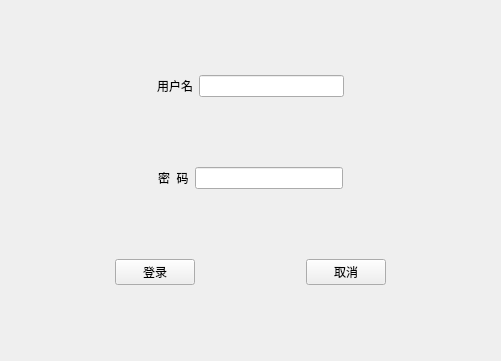
<?xml version="1.0" encoding="UTF-8"?>
<ui version="4.0">
 <class>Widget</class>
 <widget class="QWidget" name="Widget">
  <property name="geometry">
   <rect>
    <x>0</x>
    <y>0</y>
    <width>501</width>
    <height>361</height>
   </rect>
  </property>
  <property name="windowTitle">
   <string>Widget</string>
  </property>
  <layout class="QVBoxLayout" name="verticalLayout">
   <item>
    <layout class="QHBoxLayout" name="horizontalLayout">
     <item>
      <spacer name="horizontalSpacer">
       <property name="orientation">
        <enum>Qt::Horizontal</enum>
       </property>
       <property name="sizeHint" stdset="0">
        <size>
         <width>40</width>
         <height>20</height>
        </size>
       </property>
      </spacer>
     </item>
     <item>
      <widget class="QLabel" name="label_name">
       <property name="text">
        <string>用户名</string>
       </property>
      </widget>
     </item>
     <item>
      <widget class="QLineEdit" name="lineEdit_name"/>
     </item>
     <item>
      <spacer name="horizontalSpacer_2">
       <property name="orientation">
        <enum>Qt::Horizontal</enum>
       </property>
       <property name="sizeHint" stdset="0">
        <size>
         <width>40</width>
         <height>20</height>
        </size>
       </property>
      </spacer>
     </item>
    </layout>
   </item>
   <item>
    <layout class="QHBoxLayout" name="horizontalLayout_2">
     <item>
      <spacer name="horizontalSpacer_3">
       <property name="orientation">
        <enum>Qt::Horizontal</enum>
       </property>
       <property name="sizeHint" stdset="0">
        <size>
         <width>40</width>
         <height>20</height>
        </size>
       </property>
      </spacer>
     </item>
     <item>
      <widget class="QLabel" name="label_pwd">
       <property name="text">
        <string>密  码</string>
       </property>
      </widget>
     </item>
     <item>
      <widget class="QLineEdit" name="lineEdit_pwd">
       <property name="echoMode">
        <enum>QLineEdit::Password</enum>
       </property>
      </widget>
     </item>
     <item>
      <spacer name="horizontalSpacer_4">
       <property name="orientation">
        <enum>Qt::Horizontal</enum>
       </property>
       <property name="sizeHint" stdset="0">
        <size>
         <width>40</width>
         <height>20</height>
        </size>
       </property>
      </spacer>
     </item>
    </layout>
   </item>
   <item>
    <layout class="QHBoxLayout" name="horizontalLayout_3">
     <item>
      <spacer name="horizontalSpacer_6">
       <property name="orientation">
        <enum>Qt::Horizontal</enum>
       </property>
       <property name="sizeHint" stdset="0">
        <size>
         <width>20</width>
         <height>20</height>
        </size>
       </property>
      </spacer>
     </item>
     <item>
      <widget class="QPushButton" name="pushButton_login">
       <property name="text">
        <string>登录</string>
       </property>
      </widget>
     </item>
     <item>
      <spacer name="horizontalSpacer_5">
       <property name="orientation">
        <enum>Qt::Horizontal</enum>
       </property>
       <property name="sizeHint" stdset="0">
        <size>
         <width>100</width>
         <height>20</height>
        </size>
       </property>
      </spacer>
     </item>
     <item>
      <widget class="QPushButton" name="pushButton_cancel">
       <property name="text">
        <string>取消</string>
       </property>
      </widget>
     </item>
     <item>
      <spacer name="horizontalSpacer_7">
       <property name="orientation">
        <enum>Qt::Horizontal</enum>
       </property>
       <property name="sizeHint" stdset="0">
        <size>
         <width>20</width>
         <height>20</height>
        </size>
       </property>
      </spacer>
     </item>
    </layout>
   </item>
  </layout>
 </widget>
 <layoutdefault spacing="6" margin="11"/>
 <resources/>
 <connections/>
</ui>
